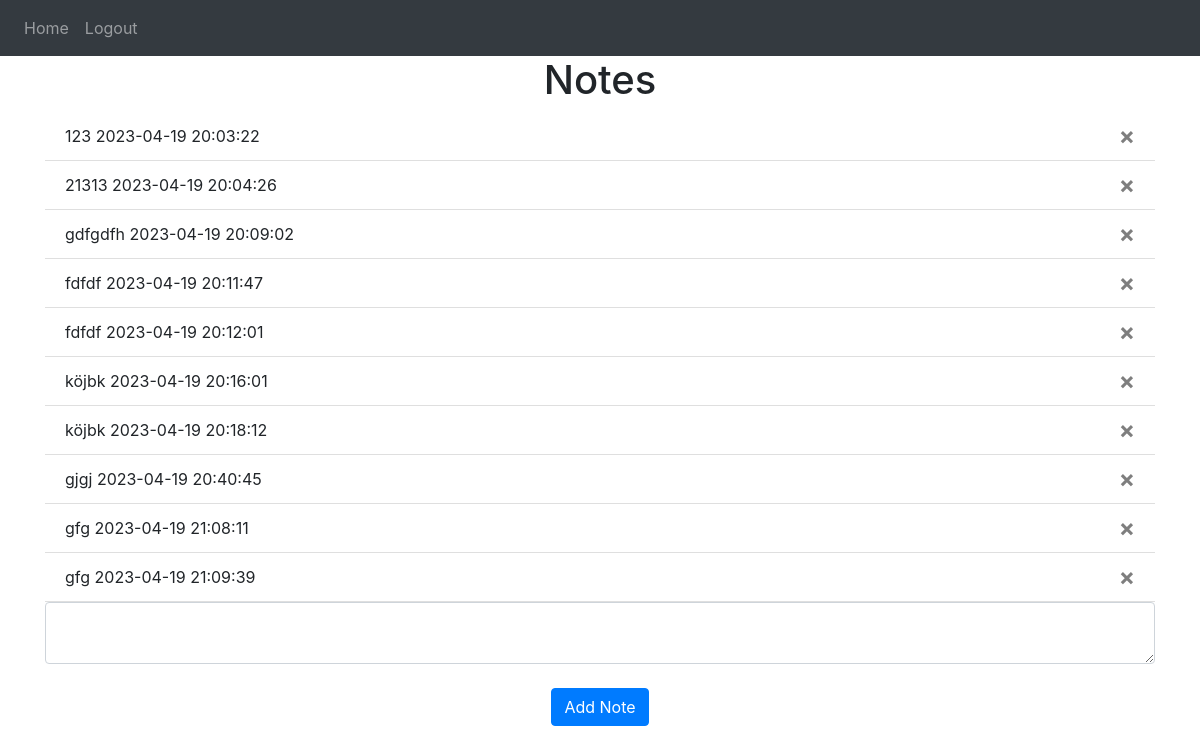
Screenshot of / (signed in) with the database file from the repository.
### website/models.py (models this page shows)
class Note(db.Model):
    id = db.Column(db.Integer, primary_key=True)
    data = db.Column(db.String(10000))
    date = db.Column(db.DateTime(timezone=True), default=func.now())
    user_id = db.Column(db.Integer, db.ForeignKey('user.id'))

### website/views.py (the view, shortened to what this page needs)
@views.route('/', methods=['GET','POST'])
@login_required
def home():
    return render_template("home.html", user=current_user)

### website/__init__.py (called while the page is built)
def create_app():
    app = Flask(__name__)
    app.config['SECRET_KEY'] = 'SecretKey'
    app.config['SQLALCHEMY_DATABASE_URI'] = f'sqlite:///{DB_NAME}'
    db.init_app(app)
    from .views import views
    from .auth import auth
    app.register_blueprint(views, url_prefix='/')
    app.register_blueprint(auth, url_prefix='/')
    from .models import User,Note
    create_database(app)
    login_manager = LoginManager()
    login_manager.login_view = 'auth.login'
    login_manager.init_app(app)
    @login_manager.user_loader
    def load_user(id):
        return User.query.get(int(id))
    return app

### website/templates/home.html (shortened to what this page needs)
{% extends "base.html" %} {% block title %}Home{% endblock %}
    {% block content %}
    <h1 align="center">Notes</h1>
    <ul class="list-group list-group-flush" id="notes">
        {% for note in user.notes %}
        <li class="list-group-item">{{ note.data }} {{ note.date }}
                <button type="button" class="close" onClick="deleteNote({{ note.id }})">
                    <span aria-hidden="true">&times;</span>
                </button>
        </li>
        {% endfor %}
    </ul>
    <form method="POST">
        <textarea name="note" id="note" class="form-control"> </textarea>
        <br>
        <div align="center">
            <button type="submit" class="btn btn-primary">Add Note</button>
        </div>
    {% endblock %}

### website/templates/base.html (shortened to what this page needs)
<!DOCTYPE html>
<html lang="en">
<head>
    <link
    rel="stylesheet"
    href="https://stackpath.bootstrapcdn.com/bootstrap/4.4.1/css/bootstrap.min.css"
  />
  <link
    rel="stylesheet"
    href="https://stackpath.bootstrapcdn.com/font-awesome/4.7.0/css/font-awesome.min.css"
  />
</head>
<body>
    <nav
        class="navbar navbar-expand-lg navbar-dark bg-dark"
    >
        <div class="collapse navbar-collapse" id="navbar">
            <div class="navbar-nav">
                {% if user.is_authenticated %}
                <a class="nav-item nav-link" id="login" href="/">Home</a>
                <a class="nav-item nav-link" id="login" href="/logout">Logout</a>
                {% else %}
                <a class="nav-item nav-link" id="login" href="/login">Login</a>
                <a class="nav-item nav-link" id="login" href="/sign-up">Sign Up</a>
                {% endif %}
            </div>
        </div>
    </nav>
    <div class="container">
        {% block content %}
        {% endblock %}
    </div>
</body>
</html>

### rows the page displays
Note: data "123", date "2023-04-19 20:03:22"
Note: data "21313", date "2023-04-19 20:04:26"
Note: data "gdfgdfh", date "2023-04-19 20:09:02"
Note: data "fdfdf", date "2023-04-19 20:11:47"
Note: data "fdfdf", date "2023-04-19 20:12:01"
Note: data "köjbk", date "2023-04-19 20:16:01"
Note: data "köjbk", date "2023-04-19 20:18:12"
Note: data "gjgj", date "2023-04-19 20:40:45"
Note: data "gfg", date "2023-04-19 21:08:11"
Note: data "gfg", date "2023-04-19 21:09:39"
